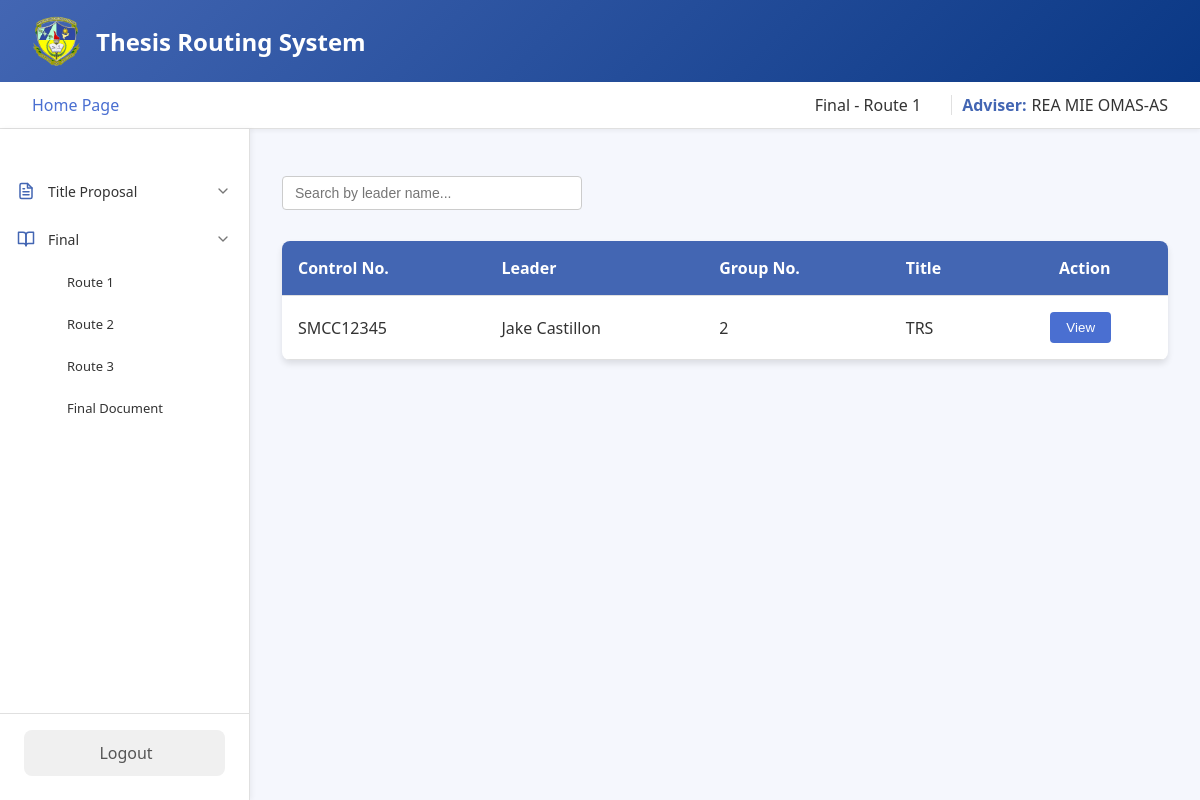
The page /adviser/homepage/final/route1.php (signed in) on the database its author committed.
### tables this page shows
CREATE TABLE `route1final_files` (
  `route1_id` int(11) NOT NULL,
  `student_id` int(11) NOT NULL,
  `docuRoute1` varchar(255) NOT NULL,
  `panel1_id` int(11) NOT NULL,
  `panel2_id` int(11) NOT NULL,
  `panel3_id` int(11) NOT NULL,
  `panel4_id` int(11) NOT NULL,
  `adviser_id` int(11) NOT NULL,
  `department` varchar(255) NOT NULL,
  `date_submitted` date NOT NULL,
  `controlNo` varchar(244) NOT NULL,
  `fullname` varchar(255) NOT NULL,
  `group_number` int(255) NOT NULL,
  `title` varchar(255) NOT NULL,
  `school_year` varchar(255) NOT NULL,
  `panel5_id` varchar(255) NOT NULL,
  `routeNumber` varchar(255) NOT NULL
);

### adviser/homepage/final/route1.php (the view, shortened to what this page needs)
<?php
include '../../../connection.php';
$adviser_id = $_SESSION['adviser_id'];
$fullname = $_SESSION['fullname'] ?? 'Adviser';
?>
<!DOCTYPE html>
<html lang="en">
<head>
</head>
<body>
    <div class="container">
        <header class="header">
            <div class="logo-container">
                <img src="../../../assets/logo.png" alt="SMCC Logo">
                <div class="logo">Thesis Routing System</div>
            </div>
        </header>
        <div class="top-bar">
            <div class="homepage">
                <a href="../homepage.php">Home Page</a>
            </div>
            <div class="user-info">
                <div class="routeNo" style="margin-right: 20px;">Final - Route 1</div>
                <span class="role">Adviser:</span>
                <span class="user-name"><?= htmlspecialchars($fullname) ?></span>
            </div>
        </div>
        <div class="main-content">
        <nav class="sidebar">
                <nav class="nav-menu">
                    <div class="menu-item dropdown">
                        <div class="menu-header">
                            <div class="icon">
                            </div>
                            <span>Title Proposal</span>
                            <div class="dropdown-icon expanded">
                                <svg xmlns="http://www.w3.org/2000/svg" viewBox="0 0 24 24" fill="none"
                                    stroke="currentColor" stroke-width="2" stroke-linecap="round"
                                    stroke-linejoin="round">
                                    <polyline points="6 9 12 15 18 9"></polyline>
                                </svg>
                            </div>
                        </div>
                    </div>
                    <div class="menu-item dropdown">
                        <div class="menu-header">
                            <div class="icon">
                                <svg xmlns="http://www.w3.org/2000/svg" viewBox="0 0 24 24" fill="none"
                                    stroke="currentColor" stroke-width="2" stroke-linecap="round"
                                    stroke-linejoin="round">
                                    <path d="M2 3h6a4 4 0 0 1 4 4v14a3 3 0 0 0-3-3H2z"></path>
                                    <path d="M22 3h-6a4 4 0 0 0-4 4v14a3 3 0 0 1 3-3h7z"></path>
                                </svg>
                            </div>
                            <span>Final</span>
                            <div class="dropdown-icon">
                                <svg xmlns="http://www.w3.org/2000/svg" viewBox="0 0 24 24" fill="none"
                                    stroke="currentColor" stroke-width="2" stroke-linecap="round"
                                    stroke-linejoin="round">
                                    <polyline points="6 9 12 15 18 9"></polyline>
                                </svg>
                            </div>
                        </div>
                        <div class="dropdown-content">
                            <a href="../final/route1.php" class="submenu-item">Route 1</a>
                            <a href="../final/route2.php" class="submenu-item">Route 2</a>
                            <a href="../final/route3.php" class="submenu-item">Route 3</a>
                            <a href="../final/finaldocu.php" class="submenu-item">Final Document</a>
                        </div>
                    </div>
                </nav>
                <div class="logout">
                    <a href="../../../logout.php">Logout</a>
                </div>
            </nav>
            <div class="content" id="content-area">
            <div class="search-container">
                <input type="text" id="searchInput" class="search-box" placeholder="Search by leader name..." onkeyup="searchTable()">
            </div>
            <?php
            $query = "
                SELECT
                    docuRoute1,
                    student_id,
                    route1_id,
                    department,
                    group_number,
                    controlNo,
                    fullname,
                    title
                FROM route1final_files
                WHERE adviser_id = ?";
            $stmt = $conn->prepare($query);
            $stmt->bind_param("s", $adviser_id);
            $stmt->execute();
            $result = $stmt->get_result();
            if ($result->num_rows > 0) {
                echo "
                <table>
                    <thead>
                        <tr>
                            <th>Control No.</th>
                            <th>Leader</th>
                            <th>Group No.</th>
                            <th>Title</th>
                            <th class='action-label'>Action</th>
                        </tr>
                    </thead>
                    <tbody>
                ";
                while ($row = $result->fetch_assoc()) {
                    $filePath = htmlspecialchars($row['docuRoute1'], ENT_QUOTES);
                    $student_id = htmlspecialchars($row['student_id'], ENT_QUOTES);
                    $route1_id = htmlspecialchars($row['route1_id'], ENT_QUOTES);
                    $groupNo = htmlspecialchars($row['group_number'], ENT_QUOTES);
                    $controlNo = htmlspecialchars($row['controlNo'], ENT_QUOTES);
                    $fullName = htmlspecialchars($row['fullname'], ENT_QUOTES);
                    $title = htmlspecialchars($row['title'], ENT_QUOTES);
                    echo "
                        <tr>
                            <td>$controlNo</td>
                            <td>$fullName</td>
                            <td>$groupNo</td>
                            <td>$title</td>
                            <td style='text-align: center;'>
                                <button class='view-button' onclick=\"viewFile('$filePath', '$student_id', '$route1_id')\">View</button>
                            </td>
                        </tr>
                    ";
                }
                echo "
                    </tbody>
                </table>
                ";
            } else {
                echo "<p>No files uploaded yet.</p>";
            }
            ?>
            </div>
        </div>
    </div>
</html>

### adviser/homepage/final/route1.php (style rules this page uses)
:root { --primary: #4366b3; --primary-light: #0a3885; --accent: #4a6fd1; --light: #f5f7fd; --dark: #333; --success: #28a745; --shadow: 0 4px 6px rgba(0, 0, 0, 0.1); --border: #e0e0e0; --white: #ffffff; --hover: #f5f7fd; --active: #e5ebf8; --text-light: #777777; --radius: 8px; }
* { margin: 0; padding: 0; box-sizing: border-box; }
body { font-family: 'Segoe UI', Tahoma, Geneva, Verdana, sans-serif; background-color: var(--light); color: var(--dark); min-height: 100vh; }
.container { display: flex; flex-direction: column; min-height: 100vh; }
.header { background: linear-gradient(135deg, var(--primary) 0%, var(--primary-light) 100%); color: white; padding: 1rem 2rem; box-shadow: var(--shadow); }
.logo-container { display: flex; align-items: center; }
.logo-container img { height: 50px; margin-right: 15px; }
.logo { font-size: 1.5rem; font-weight: 600; }
.top-bar { display: flex; justify-content: space-between; align-items: center; padding: 0.75rem 2rem; background-color: white; box-shadow: 0 2px 4px rgba(0, 0, 0, 0.05); border-bottom: 1px solid var(--border); }
.homepage a { color: var(--accent); text-decoration: none; font-weight: 500; transition: all 0.3s; }
.user-info { display: flex; align-items: center; }
.role { font-weight: 600; margin-right: 5px; color: var(--primary); }
.user-name { color: var(--dark); }
.main-content { display: flex; flex: 1; }
.sidebar { width: 250px; background-color: white; padding: 1.5rem 0; box-shadow: 2px 0 5px rgba(0, 0, 0, 0.05); display: flex; flex-direction: column; justify-content: space-between; border-right: 1px solid var(--border); }
.sidebar a { display: block; padding: 0.75rem 1.5rem; color: var(--dark); text-decoration: none; transition: all 0.3s; border-left: 3px solid transparent; }
.logout { padding: 0 1.5rem; margin-top: auto; border-top: 1px solid var(--border); padding-top: 1rem; }
.logout a { display: flex; align-items: center; justify-content: center; background-color: #f0f0f0; color: #555; padding: 0.75rem; border-radius: 8px; text-decoration: none; font-weight: 500; transition: all 0.3s; }
.content { flex: 1; padding: 2rem; position: relative; overflow: auto; }
.action-label { text-align: center; }
table { width: 100%; border-collapse: collapse; margin-top: 1rem; background-color: white; box-shadow: var(--shadow); border-radius: 8px; overflow: hidden; }
th, td { padding: 1rem; text-align: left; border-bottom: 1px solid var(--border); }
th { background-color: var(--primary); color: white; font-weight: 600; }
button { padding: 0.5rem 1rem; border: none; border-radius: 4px; cursor: pointer; font-weight: 500; transition: all 0.3s; }
.view-button { background-color: var(--accent); color: white; margin-right: 0.5rem; }
.nav-menu { display: flex; flex-direction: column; padding: 1rem 0; gap: 4px; }
.menu-item { display: flex; flex-direction: column; }
.menu-header { display: flex; align-items: center; padding: 0.75rem 1rem; cursor: pointer; border-radius: 8px; transition: all 0.2s ease; gap: 12px; }
.icon { width: 20px; height: 20px; display: flex; align-items: center; justify-content: center; color: var(--primary); }
.icon svg { width: 18px; height: 18px; stroke: var(--primary); }
.menu-header span { flex: 1; font-size: 14px; color: var(--dark); }
.dropdown-icon { width: 20px; height: 20px; display: flex; align-items: center; justify-content: center; transition: transform 0.2s ease; }
.dropdown-icon svg { width: 16px; height: 16px; stroke: #777777; }
.dropdown-content { display: none; flex-direction: column; padding-left: 2.5rem; }
.dropdown-content.show { display: flex; }
.submenu-item { padding: 0.6rem 1rem; font-size: 13px; color: #777777; text-decoration: none; border-radius: 8px; transition: all 0.2s ease; }
.search-container { margin: 15px 0; width: 100%; display: flex; justify-content: flex-start; align-items: center; }
.search-box { padding: 8px 12px; border: 1px solid #ccc; border-radius: 4px; width: 300px; font-size: 14px; margin-bottom: 15px; }

### rows shown on the page
route1final_files: controlNo "SMCC12345", fullname "Jake Castillon", group_number "2", title "TRS"

### other values the page prints
$fullname "REA MIE OMAS-AS"
